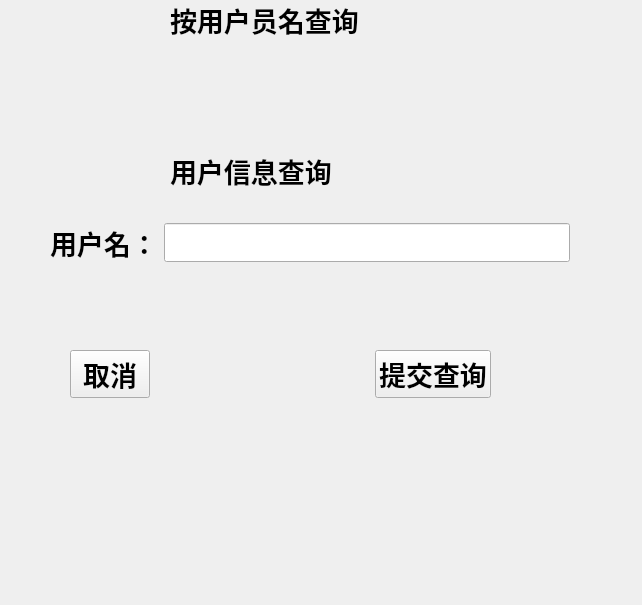
<?xml version="1.0" encoding="UTF-8"?>
<ui version="4.0">
 <class>Form</class>
 <widget class="QWidget" name="Form">
  <property name="geometry">
   <rect>
    <x>0</x>
    <y>0</y>
    <width>642</width>
    <height>605</height>
   </rect>
  </property>
  <property name="windowTitle">
   <string>Form</string>
  </property>
  <widget class="QWidget" name="layoutWidget">
   <property name="geometry">
    <rect>
     <x>50</x>
     <y>220</y>
     <width>520</width>
     <height>46</height>
    </rect>
   </property>
   <layout class="QHBoxLayout" name="horizontalLayout">
    <item>
     <widget class="QLabel" name="label_2">
      <property name="font">
       <font>
        <family>Arial</family>
        <pointsize>20</pointsize>
        <weight>75</weight>
        <bold>true</bold>
       </font>
      </property>
      <property name="text">
       <string>用户名：</string>
      </property>
     </widget>
    </item>
    <item>
     <widget class="QLineEdit" name="lineEdit">
      <property name="font">
       <font>
        <family>Arial</family>
        <pointsize>20</pointsize>
        <weight>75</weight>
        <bold>true</bold>
       </font>
      </property>
      <property name="maxLength">
       <number>20</number>
      </property>
     </widget>
    </item>
   </layout>
  </widget>
  <widget class="QWidget" name="layoutWidget">
   <property name="geometry">
    <rect>
     <x>170</x>
     <y>0</y>
     <width>240</width>
     <height>191</height>
    </rect>
   </property>
   <layout class="QVBoxLayout" name="verticalLayout">
    <item>
     <widget class="QLabel" name="label">
      <property name="font">
       <font>
        <family>Arial</family>
        <pointsize>20</pointsize>
        <weight>75</weight>
        <bold>true</bold>
       </font>
      </property>
      <property name="text">
       <string>按用户员名查询</string>
      </property>
     </widget>
    </item>
    <item>
     <spacer name="verticalSpacer">
      <property name="orientation">
       <enum>Qt::Vertical</enum>
      </property>
      <property name="sizeHint" stdset="0">
       <size>
        <width>20</width>
        <height>40</height>
       </size>
      </property>
     </spacer>
    </item>
    <item>
     <widget class="QLabel" name="label_3">
      <property name="font">
       <font>
        <family>Arial</family>
        <pointsize>20</pointsize>
        <weight>75</weight>
        <bold>true</bold>
       </font>
      </property>
      <property name="text">
       <string>用户信息查询</string>
      </property>
     </widget>
    </item>
   </layout>
  </widget>
  <widget class="QWidget" name="layoutWidget">
   <property name="geometry">
    <rect>
     <x>70</x>
     <y>350</y>
     <width>421</width>
     <height>49</height>
    </rect>
   </property>
   <layout class="QHBoxLayout" name="horizontalLayout_2">
    <item>
     <widget class="QPushButton" name="pushButton">
      <property name="font">
       <font>
        <family>Arial</family>
        <pointsize>20</pointsize>
        <weight>75</weight>
        <bold>true</bold>
       </font>
      </property>
      <property name="text">
       <string>取消</string>
      </property>
     </widget>
    </item>
    <item>
     <spacer name="horizontalSpacer">
      <property name="orientation">
       <enum>Qt::Horizontal</enum>
      </property>
      <property name="sizeHint" stdset="0">
       <size>
        <width>40</width>
        <height>20</height>
       </size>
      </property>
     </spacer>
    </item>
    <item>
     <widget class="QPushButton" name="pushButton_2">
      <property name="font">
       <font>
        <family>Arial</family>
        <pointsize>20</pointsize>
        <weight>75</weight>
        <bold>true</bold>
       </font>
      </property>
      <property name="text">
       <string>提交查询</string>
      </property>
     </widget>
    </item>
   </layout>
  </widget>
 </widget>
 <resources/>
 <connections/>
</ui>
